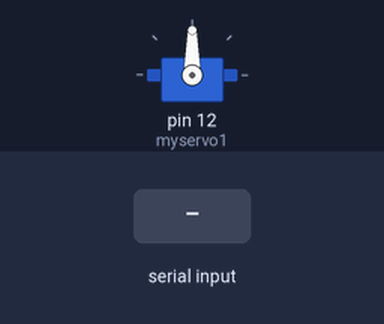
Simulated run of this sketch. Board: Arduino Uno, built with avr-gcc and run on an emulated ATmega328P. Shown: servo. The inputs (shaded band) are chosen by the test bench.

Above: at 1.2 s.
1.3 s: "1" received over the second serial link
At 2.5 s:
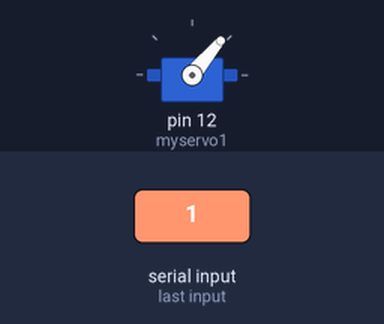
2.8 s: "0" received over the second serial link
At 3.7 s:
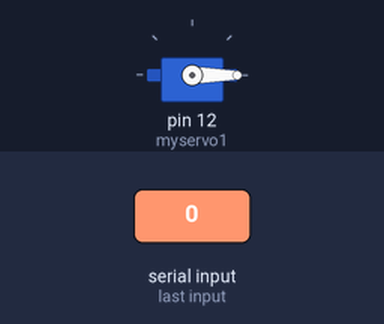
Timing chart, 0 to 5.8 s (numbered marks = the images above; inputs shaded):
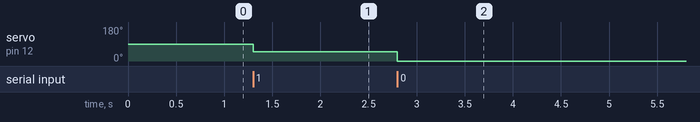

Measured:
- after the input at 1.3 s, servo on pin 12 (myservo1): 90° → 50° at once
- after the input at 2.8 s, servo on pin 12 (myservo1): 50° → 0° at once

The sketch:

autoLight.ino
```cpp
#include <Servo.h>
#include <SoftwareSerial.h>

SoftwareSerial bt(0, 1);  //tx, rx

Servo myservo1;

void setup()
{
  myservo1.attach(12);
  //Serial.begin(9600);
  bt.begin(9600); //bluetooth
}
void loop()
{
  char i;
  if (bt.available()) {
    i = bt.read();
    //Serial.write(mySerial.read());
  }
  if (i == '1'){
    myservo1.write(50);
    delay(500);
  }
  else if (i == '0') {
    myservo1.write(-40);
    delay(500);
  }
}
```
